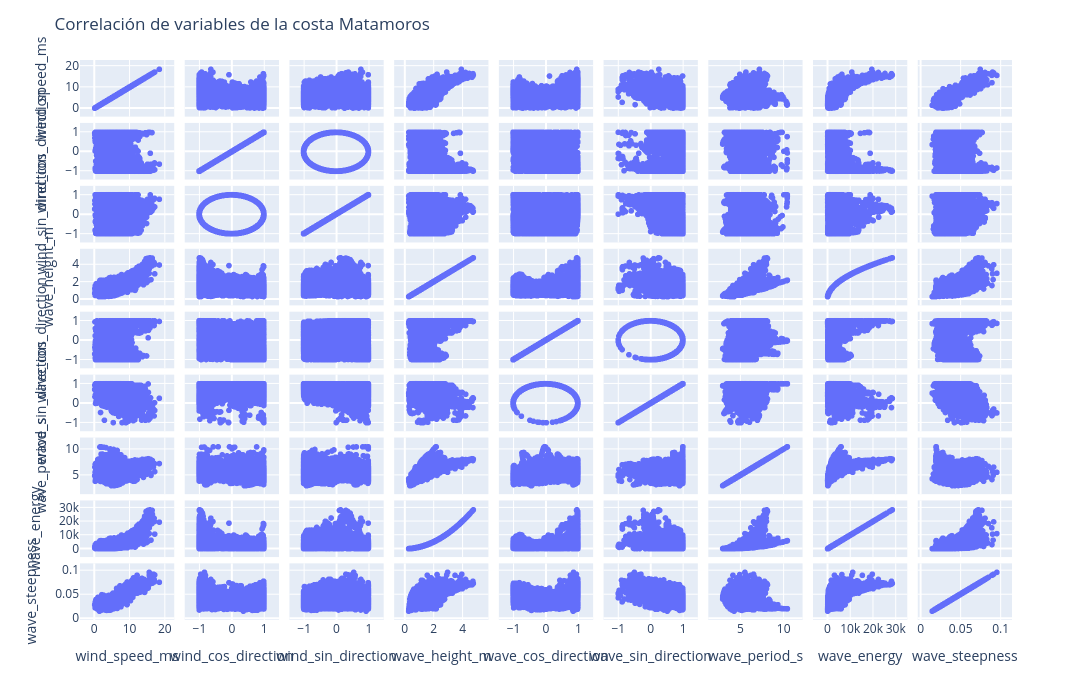

Notebook code cell kept with this figure:
### Code cell
fig = px.scatter_matrix(
    data_sample, 
    dimensions=SCALER_FEATURES
)
fig.update_layout(
    title=f'Correlación de variables de la costa {costa}',
    width=1200, 
    height=700
)
fig.show()

### Figure 1 — Plotly figure (JSON) as saved in the notebook; plotly's stock layout.template omitted (floating-point values rounded to 4 significant figures; data arrays with more than 128 entries replaced by an {"elided": "..."} marker saying what was removed)
{"data": [{"dimensions": [{"axis": {"matches": true}, "label": "wind_speed_ms", "values": {"elided": "12260 float values"}}, {"axis": {"matches": true}, "label": "wind_cos_direction", "values": {"elided": "12260 float values"}}, {"axis": {"matches": true}, "label": "wind_sin_direction", "values": {"elided": "12260 float values"}}, {"axis": {"matches": true}, "label": "wave_height_m", "values": {"elided": "12260 float values"}}, {"axis": {"matches": true}, "label": "wave_cos_direction", "values": {"elided": "12260 float values"}}, {"axis": {"matches": true}, "label": "wave_sin_direction", "values": {"elided": "12260 float values"}}, {"axis": {"matches": true}, "label": "wave_period_s", "values": {"elided": "12260 float values"}}, {"axis": {"matches": true}, "label": "wave_energy", "values": {"elided": "12260 float values"}}, {"axis": {"matches": true}, "label": "wave_steepness", "values": {"elided": "12260 float values"}}], "hovertemplate": "%{xaxis.title.text}=%{x}<br>%{yaxis.title.text}=%{y}<extra></extra>", "legendgroup": "", "marker": {"color": "#636efa", "symbol": "circle"}, "name": "", "showlegend": false, "type": "splom"}], "layout": {"dragmode": "select", "height": 700, "legend": {"tracegroupgap": 0}, "margin": {"t": 60}, "title": {"text": "Correlación de variables de la costa Matamoros"}, "width": 1200}}
